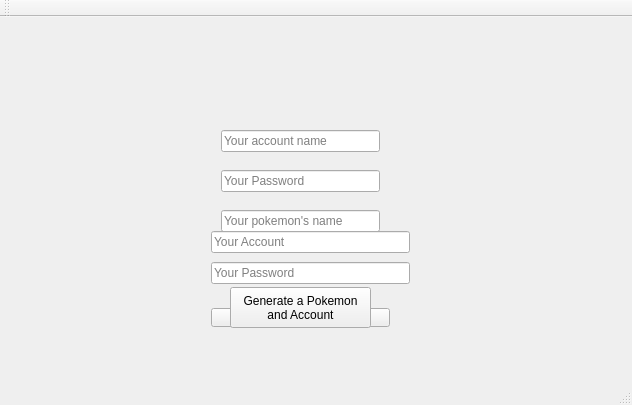
<?xml version="1.0" encoding="UTF-8"?>
<ui version="4.0">
 <class>MainWindow</class>
 <widget class="QMainWindow" name="MainWindow">
  <property name="geometry">
   <rect>
    <x>0</x>
    <y>0</y>
    <width>632</width>
    <height>405</height>
   </rect>
  </property>
  <property name="windowTitle">
   <string>MainWindow</string>
  </property>
  <widget class="QWidget" name="centralWidget">
   <widget class="QWidget" name="startMenu" native="true">
    <property name="geometry">
     <rect>
      <x>150</x>
      <y>190</y>
      <width>301</width>
      <height>141</height>
     </rect>
    </property>
    <widget class="QWidget" name="gridLayoutWidget">
     <property name="geometry">
      <rect>
       <x>10</x>
       <y>10</y>
       <width>271</width>
       <height>81</height>
      </rect>
     </property>
     <layout class="QGridLayout" name="gridLayout">
      <item row="0" column="0">
       <spacer name="horizontalSpacer">
        <property name="orientation">
         <enum>Qt::Horizontal</enum>
        </property>
        <property name="sizeType">
         <enum>QSizePolicy::Fixed</enum>
        </property>
        <property name="sizeHint" stdset="0">
         <size>
          <width>40</width>
          <height>20</height>
         </size>
        </property>
       </spacer>
      </item>
      <item row="0" column="3">
       <spacer name="horizontalSpacer_2">
        <property name="orientation">
         <enum>Qt::Horizontal</enum>
        </property>
        <property name="sizeType">
         <enum>QSizePolicy::Fixed</enum>
        </property>
        <property name="sizeHint" stdset="0">
         <size>
          <width>10</width>
          <height>10</height>
         </size>
        </property>
       </spacer>
      </item>
      <item row="0" column="1" colspan="2">
       <widget class="QLineEdit" name="loginName">
        <property name="locale">
         <locale language="English" country="UnitedStates"/>
        </property>
        <property name="text">
         <string notr="true"/>
        </property>
        <property name="placeholderText">
         <string>Your Account</string>
        </property>
       </widget>
      </item>
      <item row="1" column="1" colspan="2">
       <widget class="QLineEdit" name="loginPassword">
        <property name="inputMask">
         <string comment="*"/>
        </property>
        <property name="text">
         <string/>
        </property>
        <property name="placeholderText">
         <string>Your Password</string>
        </property>
       </widget>
      </item>
     </layout>
    </widget>
    <widget class="QWidget" name="horizontalLayoutWidget">
     <property name="geometry">
      <rect>
       <x>50</x>
       <y>90</y>
       <width>201</width>
       <height>41</height>
      </rect>
     </property>
     <layout class="QHBoxLayout" name="horizontalLayout">
      <item>
       <widget class="QPushButton" name="logininButton">
        <property name="text">
         <string>Login in</string>
        </property>
       </widget>
      </item>
      <item>
       <spacer name="horizontalSpacer_3">
        <property name="orientation">
         <enum>Qt::Horizontal</enum>
        </property>
        <property name="sizeHint" stdset="0">
         <size>
          <width>40</width>
          <height>20</height>
         </size>
        </property>
       </spacer>
      </item>
      <item>
       <widget class="QPushButton" name="signupButton">
        <property name="text">
         <string>Sign up</string>
        </property>
       </widget>
      </item>
     </layout>
    </widget>
   </widget>
   <widget class="QWidget" name="signupMenu" native="true">
    <property name="geometry">
     <rect>
      <x>200</x>
      <y>80</y>
      <width>201</width>
      <height>261</height>
     </rect>
    </property>
    <widget class="QWidget" name="verticalLayoutWidget">
     <property name="geometry">
      <rect>
       <x>10</x>
       <y>10</y>
       <width>181</width>
       <height>151</height>
      </rect>
     </property>
     <layout class="QVBoxLayout" name="verticalLayout">
      <item>
       <widget class="QLineEdit" name="signupName">
        <property name="text">
         <string/>
        </property>
        <property name="placeholderText">
         <string>Your account name</string>
        </property>
       </widget>
      </item>
      <item>
       <widget class="QLineEdit" name="signupPassword">
        <property name="text">
         <string/>
        </property>
        <property name="placeholderText">
         <string>Your Password</string>
        </property>
       </widget>
      </item>
      <item>
       <widget class="QLineEdit" name="pokemonName">
        <property name="text">
         <string/>
        </property>
        <property name="placeholderText">
         <string>Your pokemon's name</string>
        </property>
       </widget>
      </item>
     </layout>
    </widget>
    <widget class="QPushButton" name="check">
     <property name="geometry">
      <rect>
       <x>30</x>
       <y>190</y>
       <width>141</width>
       <height>41</height>
      </rect>
     </property>
     <property name="text">
      <string>Generate a Pokemon
and Account</string>
     </property>
    </widget>
   </widget>
  </widget>
  <widget class="QMenuBar" name="menuBar">
   <property name="geometry">
    <rect>
     <x>0</x>
     <y>0</y>
     <width>632</width>
     <height>21</height>
    </rect>
   </property>
  </widget>
  <widget class="QToolBar" name="mainToolBar">
   <attribute name="toolBarArea">
    <enum>TopToolBarArea</enum>
   </attribute>
   <attribute name="toolBarBreak">
    <bool>false</bool>
   </attribute>
  </widget>
  <widget class="QStatusBar" name="statusBar"/>
 </widget>
 <layoutdefault spacing="6" margin="11"/>
 <resources/>
 <connections/>
</ui>
